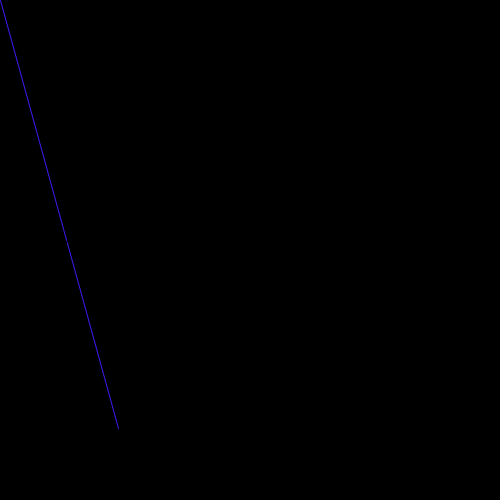
Frame 1 (no input)
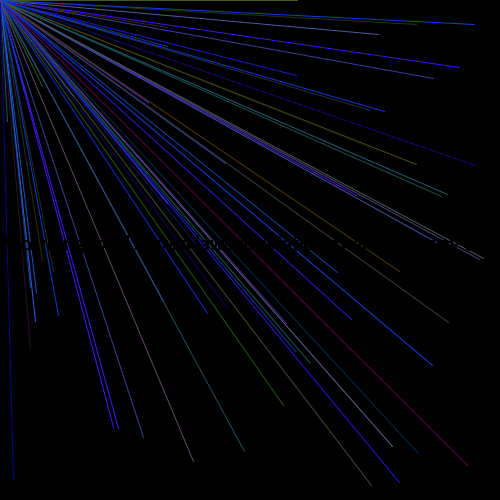
Frame 60 (the mouse pressed at the canvas centre just before this capture)
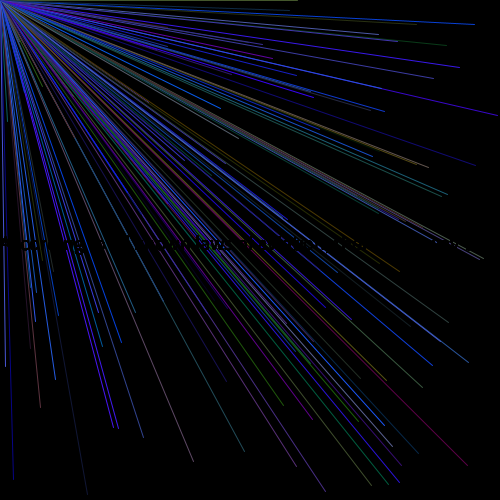
Frame 120 (the mouse held since frame 60 and released just before this capture)

The Processing sketch that drew these frames (run headless with seeded random() and noise(); from frame 60 on, the mouse is pressed at the canvas centre):

// Processing sketch: beemovie
// ── beemovie.pde
 float i;

 
void setup(){
size(500,500);
background(0);
textSize(20);
}//end setup

void draw(){


    stroke(random(100),random(100),random(255));
  line(0,0,random(500),random(500));
  stroke(0);
 noFill();
  fill(0);
  text("According to all known laws of aviation, there is no way that a bee should be able to fly",0,250);
}

void mousePressed() { 
background(0);
 
}// end mousepressed
